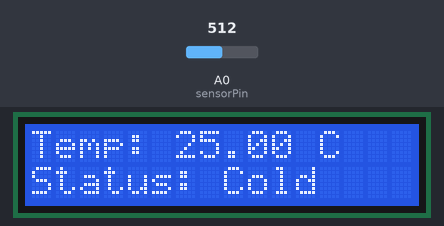
The sketch below on a simulated Arduino Uno, built with avr-gcc and run on an emulated ATmega328P. Parts: 16×2 character LCD. Inputs (shaded band) come from the test bench; at power-on: A0 (sensorPin) = 512.

Above: at 1.2 s.
1.3 s: A0 (sensorPin) set to 563
At 2.7 s:
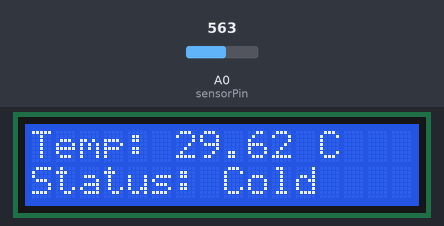
3.6 s: A0 (sensorPin) set to 591
At 5.0 s:
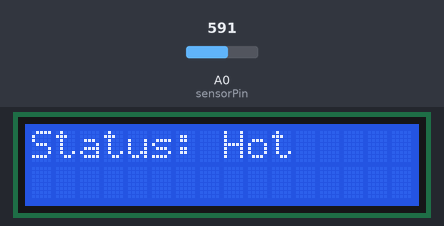
5.6 s: A0 (sensorPin) set to 511
At 7.2 s:
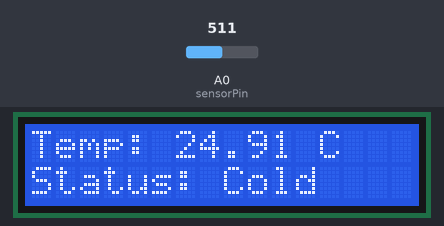
7.7 s: A0 (sensorPin) set to 358
At 9.4 s:
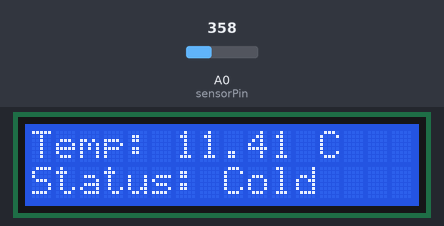
9.7 s: A0 (sensorPin) set to 327
At 11.5 s:
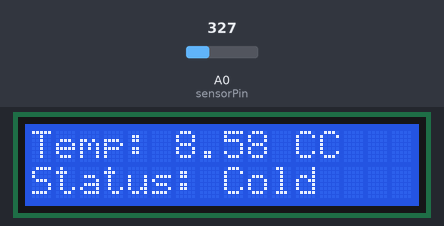
11.8 s: A0 (sensorPin) set to 716
At 13.8 s:
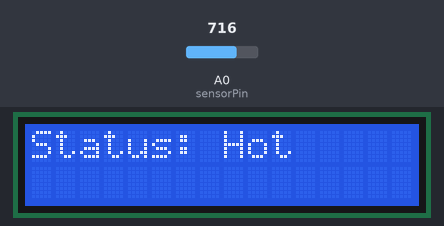
Timing chart, 0 to 14.8 s (numbered marks = the images above; inputs shaded):
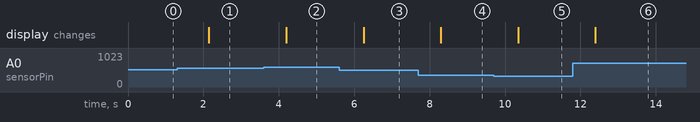

Measured:
- the behaviour switches between 577 and 578 on A0 (sensorPin) (found by bisection; images 1 and 2)
- the behaviour switches between 343 and 342 on A0 (sensorPin) (found by bisection; images 4 and 5)
- after the input at 1.3 s, the display: changes after 0.84 s (image 1)
- after the input at 3.6 s, the display: changes after 0.60 s (image 2)
- after the input at 5.6 s, the display: changes after 0.65 s (image 3)
- after the input at 7.7 s, the display: changes after 0.60 s (image 4)
- after the input at 9.7 s, the display: changes after 0.65 s (image 5)
- after the input at 11.8 s, the display: changes after 0.60 s (image 6)

The sketch:

temperature.ino
```cpp
#include <LiquidCrystal_I2C.h>
#include <math.h>

const int col = 16;
const int row = 2;

LiquidCrystal_I2C lcd(0x27, col, row);

int sensorPin = A0;
int redLed = 7;
int blueLed = 6;

double Thermistor(int RawADC) {
  double Temp;
  Temp = log(10000.0 * ((1024.0 / RawADC - 1)));
  Temp = 1 / (0.001129148 + (0.000234125 + (0.0000000876741 * Temp * Temp)) * Temp);
  Temp = Temp - 273.15;  // Convert Kelvin to Celcius
  return Temp;
}

void setup() {
  lcd.init();
  lcd.backlight();
  lcd.clear();
}

void loop() {
  int readVal = analogRead(sensorPin);
  double temp = Thermistor(readVal);

  lcd.setCursor(0, 0);
  lcd.print("Temp: " + String(temp) + " C");

  lcd.setCursor(0, 1);

  if (temp <= 30) {
    digitalWrite(blueLed, HIGH);
    lcd.print("Status: Cold");

  } else {
    digitalWrite(blueLed, LOW);
  }

  if (temp >= 31) {
    lcd.clear();
    digitalWrite(redLed, HIGH);
    lcd.print("Status: Hot");
  } else {
    digitalWrite(redLed, LOW);
  }

  delay(1000);
}
```
